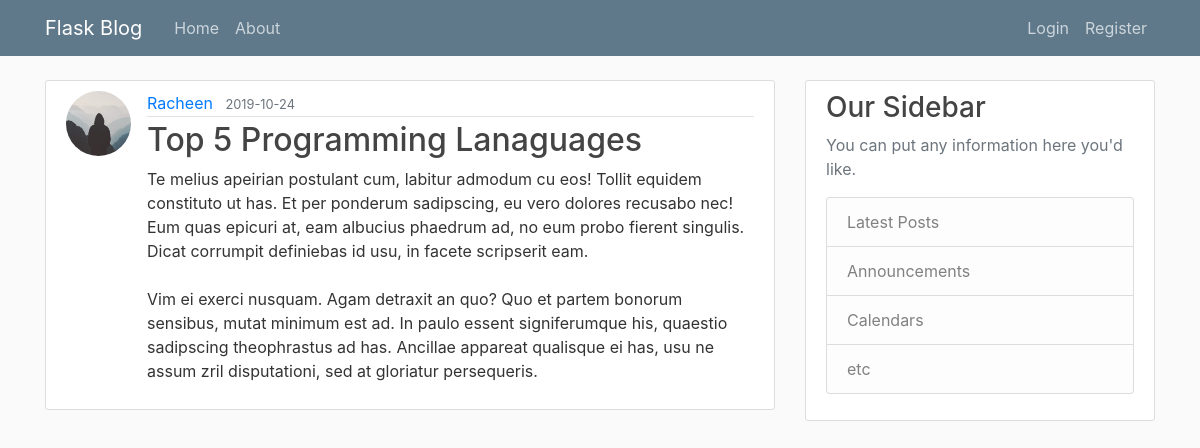
Screenshot of /post/3 with the database file from the repository.
### flaskblog/models.py (models this page shows, shortened)
class User(Base, UserMixin):
    __tablename__ = 'user'
    id = Column(Integer, primary_key=True)
    username = Column(String(20), unique=True, nullable=False)
    email = Column(String(120), unique=True, nullable=False)
    image_file = Column(String(20), nullable=False, default='default.jpg')
    password = Column(String(60), nullable=False)
    confirmed_email = Column(Boolean, nullable=False, default=False,)
    posts = relationship('Post', backref='author', lazy=True)

class Post(Base):
    __tablename__ = 'post'
    id = Column(Integer, primary_key=True)
    title = Column(String(100), nullable=False)
    date_posted = Column(DateTime, nullable=False, default=datetime.utcnow)
    content = Column(Text, nullable=False)
    user_id = Column(Integer, ForeignKey('user.id'), nullable=False)

### flaskblog/posts/routes.py (the view)
@posts.route("/post/<int:post_id>")
def post(post_id):
    post = session.query(Post).get(post_id)
    if post:
        return render_template('post.html',title=post.title,post=post)
    else:
        return render_template("errors/404.html")

### flaskblog/templates/post.html (shortened to what this page needs)
{% extends "layout.html" %}
{% block content %}
    <article class="media content-section">
        <img class="rounded-circle article-img" src="{{ url_for('static',filename='profile_pics/' + post.author.image_file) }}">
        <div class="media-body">
            <div class="article-metadata">
              <a class="mr-2" href="{{url_for('users.user_posts',username=post.author.username) }}">{{ post.author.username }}</a>
              <small class="text-muted">{{ post.date_posted.strftime('%Y-%m-%d') }}</small>
            </div>
            <h2 class="article-title">{{ post.title }}</a></h2>
            <p class="article-content">{{ post.content }}</p>
        </div>
    </article>
{% endblock content %}

### flaskblog/static/main.css (style rules this page uses)
body { background: #fafafa; color: #333333; margin-top: 5rem; }
h1, h2, h3, h4, h5, h6 { color: #444444; }
.content-section { background: #ffffff; padding: 10px 20px; border: 1px solid #dddddd; border-radius: 3px; margin-bottom: 20px; }
.article-title { color: #444444; }
.article-content { white-space: pre-line; }
.article-img { height: 65px; width: 65px; margin-right: 16px; }
.article-metadata { padding-bottom: 1px; margin-bottom: 4px; border-bottom: 1px solid #e3e3e3 }

### rows the page displays
User: image_file (placeholder picture), author.username "Racheen"
Post: date_posted "2019-10-24", title "Top 5 Programming Lanaguages", content "Te melius apeirian postulant cum, labitur admodum cu eos! Tollit equidem constituto ut has. Et per ponderum sadipscing, eu vero dolores recusabo nec! Eum quas epicuri at, eam albucius phaedrum ad, no eum probo fierent singulis. Dicat corrumpit definiebas id usu, in facete scripserit eam. Vim ei exerci nusquam. Agam detraxit an quo? Quo et partem bonorum sensibus, mutat minimum est ad. In paulo essent signiferumque his, quaestio sadipscing theophrastus ad has. Ancillae appareat qualisque ei has, usu ne assum zril disputationi, sed at gloriatur persequeris."
